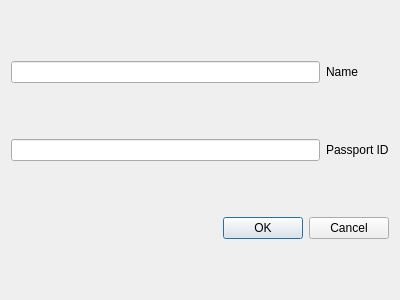
<?xml version="1.0" encoding="UTF-8"?>
<ui version="4.0">
 <class>PassengerDialog</class>
 <widget class="QDialog" name="PassengerDialog">
  <property name="geometry">
   <rect>
    <x>0</x>
    <y>0</y>
    <width>400</width>
    <height>300</height>
   </rect>
  </property>
  <property name="windowTitle">
   <string>Dialog</string>
  </property>
  <layout class="QGridLayout" name="gridLayout">
   <item row="0" column="0">
    <widget class="QLineEdit" name="leditName"/>
   </item>
   <item row="0" column="1">
    <widget class="QLabel" name="label">
     <property name="text">
      <string>Name</string>
     </property>
     <property name="buddy">
      <cstring>leditName</cstring>
     </property>
    </widget>
   </item>
   <item row="1" column="0">
    <widget class="QLineEdit" name="leditDoc"/>
   </item>
   <item row="1" column="1">
    <widget class="QLabel" name="label_2">
     <property name="text">
      <string>Passport ID</string>
     </property>
     <property name="buddy">
      <cstring>leditDoc</cstring>
     </property>
    </widget>
   </item>
   <item row="2" column="0" colspan="2">
    <widget class="QDialogButtonBox" name="buttonBox">
     <property name="orientation">
      <enum>Qt::Horizontal</enum>
     </property>
     <property name="standardButtons">
      <set>QDialogButtonBox::Cancel|QDialogButtonBox::Ok</set>
     </property>
    </widget>
   </item>
  </layout>
 </widget>
 <resources/>
 <connections>
  <connection>
   <sender>buttonBox</sender>
   <signal>accepted()</signal>
   <receiver>PassengerDialog</receiver>
   <slot>accept()</slot>
   <hints>
    <hint type="sourcelabel">
     <x>248</x>
     <y>254</y>
    </hint>
    <hint type="destinationlabel">
     <x>157</x>
     <y>274</y>
    </hint>
   </hints>
  </connection>
  <connection>
   <sender>buttonBox</sender>
   <signal>rejected()</signal>
   <receiver>PassengerDialog</receiver>
   <slot>reject()</slot>
   <hints>
    <hint type="sourcelabel">
     <x>316</x>
     <y>260</y>
    </hint>
    <hint type="destinationlabel">
     <x>286</x>
     <y>274</y>
    </hint>
   </hints>
  </connection>
 </connections>
</ui>
